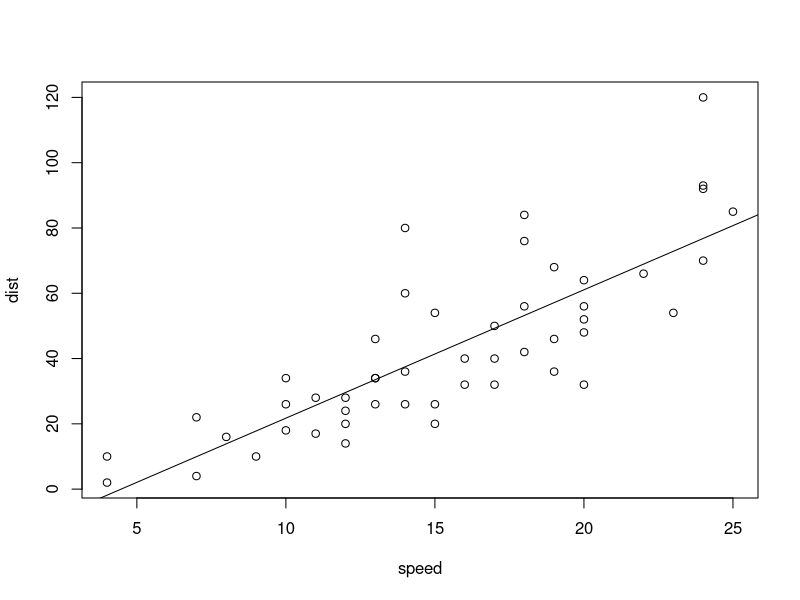

Recreate this plot in R.
## ---- chunk 1
fit = lm(dist ~ speed, data = cars)
b   = coef(fit)
plot(cars)
abline(fit)
#rmarkdown::render('Hello.Rmd', 'pdf_document')
